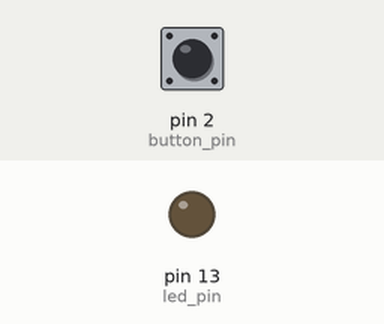
Bench run of a sketch on a simulated Arduino Uno, built with avr-gcc and run on an emulated ATmega328P. Shown: output pins drawn as LEDs (lit = HIGH). The test bench sets the inputs (shaded band); at power-on: pin 2 (button_pin) LOW.

Above: at 1.2 s.
1.3 s: pin 2 (button_pin) pulled HIGH for 0.15 s
At 1.6 s:
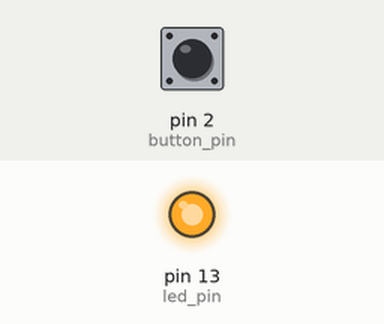
2.9 s: pin 2 (button_pin) pulled HIGH for 1 s
At 4.1 s:
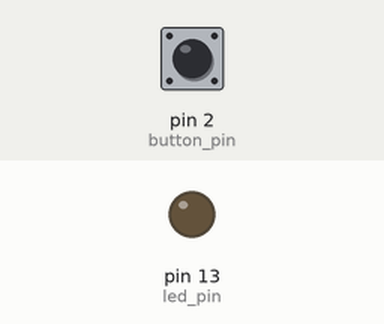
5.4 s: pin 2 (button_pin) pulled HIGH for 3.2 s
At 6.0 s:
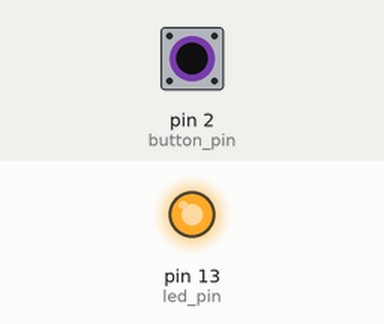
Timing chart, 0 to 8.4 s (numbered marks = the images above; inputs shaded):
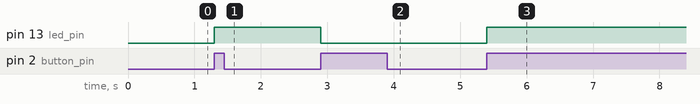

The sketch:

Assignment_Code.ino
```cpp
const int button_pin = 2;
const int led_pin = 13;

bool current_button_state = LOW;
bool previous_button_state = LOW;
int led_state = LOW;

void setup() {
  pinMode(button_pin, INPUT);
  pinMode(led_pin, OUTPUT);
}

void loop() {

  current_button_state = digitalRead(button_pin);

  if (current_button_state == HIGH && previous_button_state == LOW) {
    led_state = !led_state;
    digitalWrite(led_pin, led_state);

    delay(50);
  }

  previous_button_state = current_button_state;
}
```

Measured:
- after the input at 1.3 s, pin 13 (led_pin): LOW → HIGH at once
- after the input at 2.9 s, pin 13 (led_pin): HIGH → LOW at once
- after the input at 5.4 s, pin 13 (led_pin): LOW → HIGH at once
